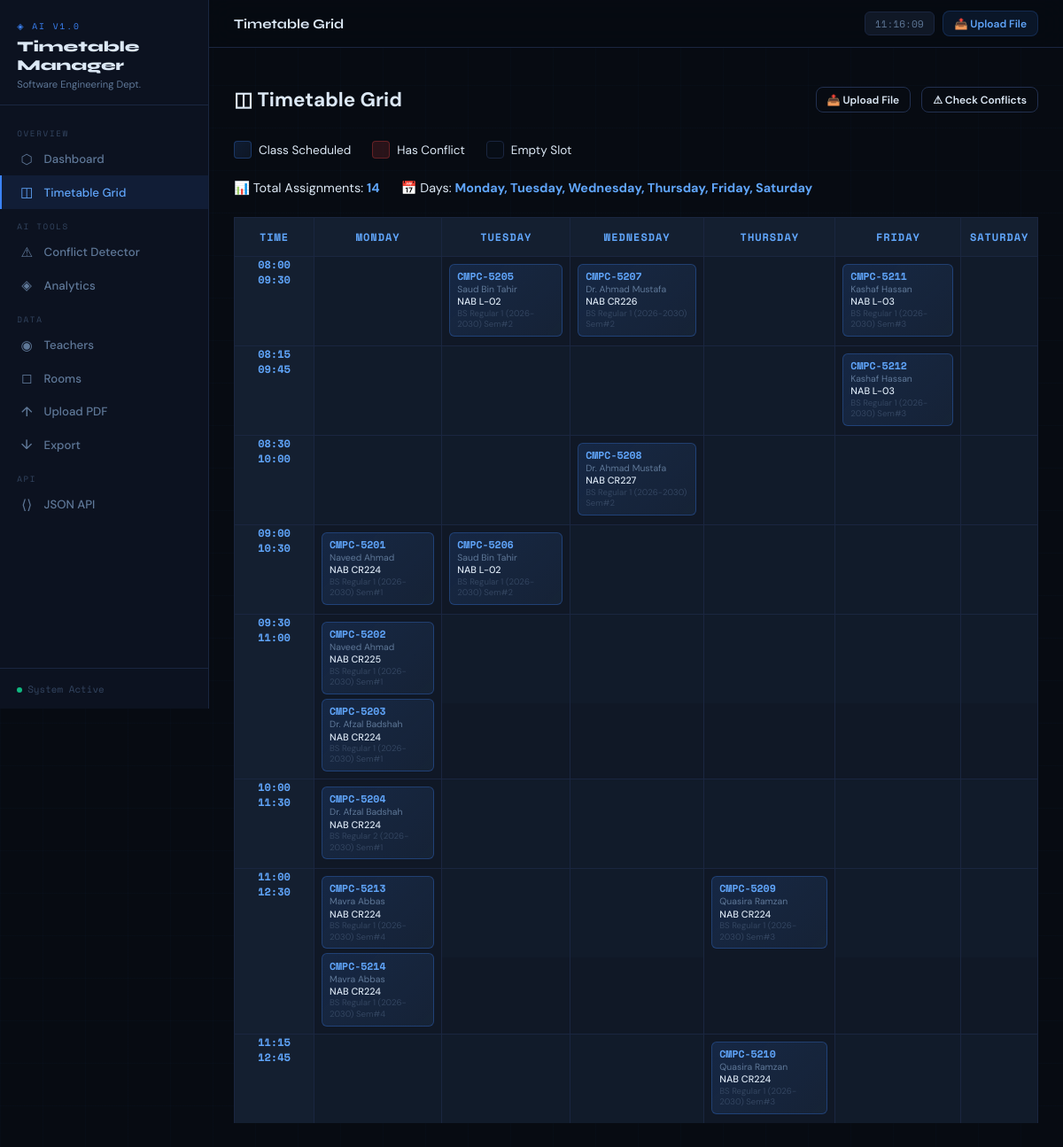
Page /timetable on the committed database.
### app/models.py (models this page shows, shortened)
class TimeSlot(db.Model):
    __tablename__ = 'timeslots'
    id         = db.Column(db.Integer, primary_key=True)
    day        = db.Column(db.String(10), nullable=False)   # Monday, Tuesday, ...
    start_time = db.Column(db.String(6),  nullable=False)   # "08:00"
    end_time   = db.Column(db.String(6),  nullable=False)   # "09:30"
    assignments = db.relationship('Assignment', back_populates='timeslot',
                                  cascade='all, delete-orphan')

class Assignment(db.Model):
    __tablename__ = 'assignments'
    id          = db.Column(db.Integer, primary_key=True)
    course_id   = db.Column(db.Integer, db.ForeignKey('courses.id'),   nullable=False)
    teacher_id  = db.Column(db.Integer, db.ForeignKey('teachers.id'),  nullable=False)
    room_id     = db.Column(db.Integer, db.ForeignKey('rooms.id'),     nullable=False)
    section_id  = db.Column(db.Integer, db.ForeignKey('sections.id'),  nullable=False)
    timeslot_id = db.Column(db.Integer, db.ForeignKey('timeslots.id'), nullable=False)
    is_combined = db.Column(db.Boolean, default=False)
    source      = db.Column(db.String(20), default='parsed')  # parsed / generated / manual
    created_at  = db.Column(db.DateTime, default=datetime.utcnow)
    course   = db.relationship('Course',   back_populates='assignments')
    teacher  = db.relationship('Teacher',  back_populates='assignments')
    room     = db.relationship('Room',     back_populates='assignments')
    section  = db.relationship('Section',  back_populates='assignments')
    timeslot = db.relationship('TimeSlot', back_populates='assignments')

class Course(db.Model):
    __tablename__ = 'courses'
    id          = db.Column(db.Integer, primary_key=True)
    code        = db.Column(db.String(30),  nullable=False)
    name        = db.Column(db.String(150), nullable=False)
    credit_hours = db.Column(db.Integer, default=3)
    course_type = db.Column(db.String(20),  default='Core')  # Core / Elective / Lab
    created_at  = db.Column(db.DateTime, default=datetime.utcnow)
    assignments = db.relationship('Assignment', back_populates='course',
                                  cascade='all, delete-orphan')

class Teacher(db.Model):
    __tablename__ = 'teachers'
    id                 = db.Column(db.Integer, primary_key=True)
    name               = db.Column(db.String(120), nullable=False, unique=True)
    type               = db.Column(db.String(20), default='Visiting')   # Regular / Visiting
    email              = db.Column(db.String(120), nullable=True)
    max_hours_per_week = db.Column(db.Integer, default=18)
    created_at         = db.Column(db.DateTime, default=datetime.utcnow)
    assignments = db.relationship('Assignment', back_populates='teacher',
                                  cascade='all, delete-orphan')

class Room(db.Model):
    __tablename__ = 'rooms'
    id         = db.Column(db.Integer, primary_key=True)
    name       = db.Column(db.String(60),  nullable=False, unique=True)
    building   = db.Column(db.String(60),  nullable=True)
    capacity   = db.Column(db.Integer, default=40)
    room_type  = db.Column(db.String(20),  default='Classroom')  # Classroom / Lab / Hall
    created_at = db.Column(db.DateTime, default=datetime.utcnow)
    assignments = db.relationship('Assignment', back_populates='room',
                                  cascade='all, delete-orphan')

class Section(db.Model):
    __tablename__ = 'sections'
    id             = db.Column(db.Integer, primary_key=True)
    program        = db.Column(db.String(60), nullable=False)   # BS / MS
    batch          = db.Column(db.String(20), nullable=False)   # e.g. "2025-2029"
    semester       = db.Column(db.Integer,    nullable=False)   # 1-8
    section_type   = db.Column(db.String(20), default='Regular')  # Regular / Self Support
    section_number = db.Column(db.Integer,    default=1)
    student_count  = db.Column(db.Integer,    default=40)
    created_at     = db.Column(db.DateTime,   default=datetime.utcnow)
    assignments = db.relationship('Assignment', back_populates='section',
                                  cascade='all, delete-orphan')
    @property
    def label(self):
        return (f"{self.program} {self.section_type} {self.section_number} "
                f"({self.batch}) Sem#{self.semester}")

### app/routes.py (the view)
@main.route('/timetable')
def timetable():
    assignments = (
        db.session.query(Assignment)
        .join(Teacher).join(Room).join(Section).join(Course).join(TimeSlot)
        .all()
    )
    days = ['Monday', 'Tuesday', 'Wednesday', 'Thursday', 'Friday', 'Saturday']
    return render_template('timetable.html', assignments=assignments, days=days)

### app/__init__.py (called while the page is built)
def create_app():
    app = Flask(__name__)
    from app.config import DevelopmentConfig
    app.config.from_object(DevelopmentConfig)
    db.init_app(app)
    with app.app_context():
        from app import models  # not just "from . import models"
        db.create_all()
    from app.routes import main
    app.register_blueprint(main)
    @app.after_request
    def add_no_cache_headers(response):
        if 'text/html' in response.content_type:
            response.headers['Cache-Control'] = 'no-store, no-cache, must-revalidate, max-age=0'
            response.headers['Pragma'] = 'no-cache'
            response.headers['Expires'] = '0'
        return response
    return app

### app/templates/timetable.html (shortened to what this page needs)
{% extends "base.html" %}
{% block page_title %}Timetable Grid{% endblock %}
{% block content %}
<div style="display:flex; align-items:center; justify-content:space-between; margin-bottom:2rem; flex-wrap:wrap; gap:1rem;">
  <h1 style="font-size:1.4rem; font-weight:700;">◫ Timetable Grid</h1>
  <div style="display:flex; gap:.75rem; flex-wrap:wrap;">
    <a href="/upload" class="btn btn-outline btn-sm">📤 Upload File</a>
    <a href="/conflicts" class="btn btn-outline btn-sm">⚠ Check Conflicts</a>
  </div>
</div>
{% if assignments %}
<div class="legend">
  <div class="legend-item">
    <div class="legend-box active"></div>
    <span>Class Scheduled</span>
  </div>
  <div class="legend-item">
    <div class="legend-box conflict"></div>
    <span>Has Conflict</span>
  </div>
  <div class="legend-item">
    <div class="legend-box empty"></div>
    <span>Empty Slot</span>
  </div>
</div>
<div class="stats-bar">
  <div class="stat-item">📊 Total Assignments: <strong>{{ assignments|length }}</strong></div>
  <div class="stat-item">📅 Days: <strong>{{ days|join(', ') }}</strong></div>
</div>
<div class="timetable-container">
  <table class="timetable">
    <thead>
      <tr>
        <th style="width:90px;">Time</th>
        {% for day in days %}
          <th>{{ day }}</th>
        {% endfor %}
      </tr>
    </thead>
    <tbody>
      {% set time_slots = {} %}
      {% for assignment in assignments %}
        {% if assignment.timeslot %}
          {% set key = assignment.timeslot.start_time ~ '-' ~ assignment.timeslot.end_time %}
          {% if key not in time_slots %}
            {% set _ = time_slots.update({key: {
              'start': assignment.timeslot.start_time,
              'end': assignment.timeslot.end_time,
              'day_data': {}
            }}) %}
          {% endif %}
        {% endif %}
      {% endfor %}
      {% for assignment in assignments %}
        {% if assignment.timeslot %}
          {% set key = assignment.timeslot.start_time ~ '-' ~ assignment.timeslot.end_time %}
          {% set day_assignments = time_slots[key]['day_data'].setdefault(assignment.timeslot.day, []) %}
          {% set _ = day_assignments.append(assignment) %}
        {% endif %}
      {% endfor %}
      {% for key in time_slots|sort %}
        {% set slot = time_slots[key] %}
        <tr>
          <td class="time-header">{{ slot.start }}<br>{{ slot.end }}</td>
          {% for day in days %}
            <td>
              <div class="slot-cell {% if slot['day_data'].get(day) %}has-content{% else %}empty{% endif %}">
                {% for assignment in slot['day_data'].get(day, []) %}
                  <div class="assignment" title="{{assignment.course.name}} by {{assignment.teacher.name}} in {{assignment.room.name}}">
                    <div class="course-code">{{ assignment.course.code }}</div>
                    <div class="teacher">{{ assignment.teacher.name|truncate(20, True) }}</div>
                    <div class="room">{{ assignment.room.name }}</div>
                    {% if assignment.section %}
                      <div class="teacher" style="font-size:.6rem; color:var(--dim);">{{ assignment.section.label|truncate(25, True) }}</div>
                    {% endif %}
                  </div>
                {% endfor %}
              </div>
            </td>
          {% endfor %}
        </tr>
      {% endfor %}
    </tbody>
  </table>
</div>
{% endif %}
{% endblock %}

### rows in the picture
TimeSlot: start "08:00", end "09:30"
Assignment: course.code "CMPC-5205", teacher.name "Saud Bin Tahir", room.name "NAB L-02", section.label "BS Regular 1 (2026-2030) Sem#2"
Assignment: course.code "CMPC-5207", teacher.name "Dr. Ahmad Mustafa", room.name "NAB CR226", section.label "BS Regular 1 (2026-2030) Sem#2"
Assignment: course.code "CMPC-5211", teacher.name "Kashaf Hassan", room.name "NAB L-03", section.label "BS Regular 1 (2026-2030) Sem#3"
TimeSlot: start "08:15", end "09:45"
Assignment: course.code "CMPC-5212", teacher.name "Kashaf Hassan", room.name "NAB L-03", section.label "BS Regular 1 (2026-2030) Sem#3"
TimeSlot: start "08:30", end "10:00"
Assignment: course.code "CMPC-5208", teacher.name "Dr. Ahmad Mustafa", room.name "NAB CR227", section.label "BS Regular 1 (2026-2030) Sem#2"
TimeSlot: start "09:00", end "10:30"
Assignment: course.code "CMPC-5201", teacher.name "Naveed Ahmad", room.name "NAB CR224", section.label "BS Regular 1 (2026-2030) Sem#1"
Assignment: course.code "CMPC-5206", teacher.name "Saud Bin Tahir", room.name "NAB L-02", section.label "BS Regular 1 (2026-2030) Sem#2"
TimeSlot: start "09:30", end "11:00"
Assignment: course.code "CMPC-5202", teacher.name "Naveed Ahmad", room.name "NAB CR225", section.label "BS Regular 1 (2026-2030) Sem#1"
Assignment: course.code "CMPC-5203", teacher.name "Dr. Afzal Badshah", room.name "NAB CR224", section.label "BS Regular 1 (2026-2030) Sem#1"
TimeSlot: start "10:00", end "11:30"
Assignment: course.code "CMPC-5204", teacher.name "Dr. Afzal Badshah", room.name "NAB CR224", section.label "BS Regular 2 (2026-2030) Sem#1"
TimeSlot: start "11:00", end "12:30"
Assignment: course.code "CMPC-5213", teacher.name "Mavra Abbas", room.name "NAB CR224", section.label "BS Regular 1 (2026-2030) Sem#4"
Assignment: course.code "CMPC-5214", teacher.name "Mavra Abbas", room.name "NAB CR224", section.label "BS Regular 1 (2026-2030) Sem#4"
Assignment: course.code "CMPC-5209", teacher.name "Quasira Ramzan", room.name "NAB CR224", section.label "BS Regular 1 (2026-2030) Sem#3"
TimeSlot: start "11:15", end "12:45"
Assignment: course.code "CMPC-5210", teacher.name "Quasira Ramzan", room.name "NAB CR224", section.label "BS Regular 1 (2026-2030) Sem#3"

### other values in the picture
{{ assignments|length }} "14"
{{ days|join(', ') }} "Monday, Tuesday, Wednesday, Thursday, Friday, Saturday"
{{ day }} "MONDAY" "TUESDAY" "WEDNESDAY" "THURSDAY" "FRIDAY" "SATURDAY"
